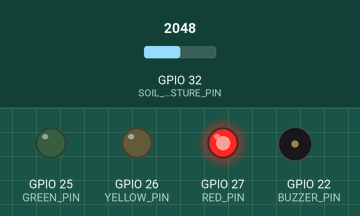
Simulated run of this program. Board: ESP32. Parts: output pins drawn as LEDs (lit = HIGH), buzzer (waves = sounding, pin HIGH). Inputs (shaded band) come from the test bench; at power-on: GPIO 32 (SOIL_MOISTURE_PIN) = 2048 (analog values on the 0–4095 scale). WiFi joins after 1.5 s; servers stay silent unless stated; uploads are accepted with an empty reply; what the program prints to the serial monitor is not drawn.

Above: at 3.7 s.
3.8 s: GPIO 32 (SOIL_MOISTURE_PIN) set to 1124
At 6.6 s:
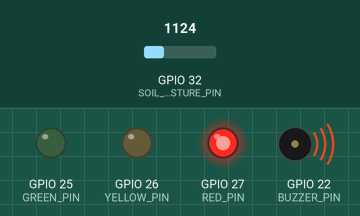
7.0 s: GPIO 32 (SOIL_MOISTURE_PIN) set to 1012
At 8.1 s:
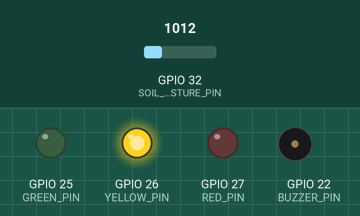
9.0 s: GPIO 32 (SOIL_MOISTURE_PIN) set to 855
13.0 s: GPIO 32 (SOIL_MOISTURE_PIN) set to 771
At 14.0 s:
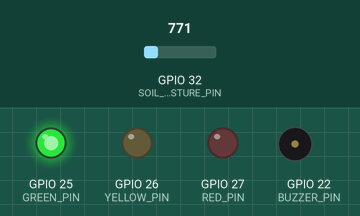
15.0 s: GPIO 32 (SOIL_MOISTURE_PIN) set to 290
19.0 s: GPIO 32 (SOIL_MOISTURE_PIN) set to 252
At 21.7 s:
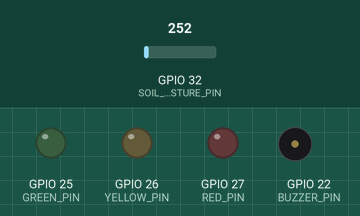
Timing chart, 0 to 23.0 s (numbered marks = the images above; inputs shaded):
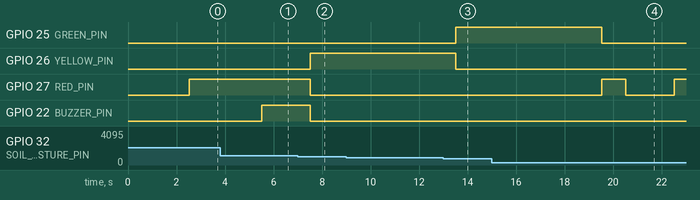

Measured:
- the behaviour switches between 1070 and 1069 on GPIO 32 (SOIL_MOISTURE_PIN) (found by bisection; images 1 and 2)
- the behaviour switches between 803 and 802 on GPIO 32 (SOIL_MOISTURE_PIN) (found by bisection; images 2 and 3)
- the behaviour switches between 268 and 267 on GPIO 32 (SOIL_MOISTURE_PIN) (found by bisection; images 3 and 4)
- after the input at 7.0 s, GPIO 26 (YELLOW_PIN): LOW → HIGH after 0.52 s; GPIO 27 (RED_PIN), GPIO 22 (BUZZER_PIN): HIGH → LOW after 0.52 s
- after the input at 13.0 s, GPIO 25 (GREEN_PIN): LOW → HIGH after 0.52 s; GPIO 26 (YELLOW_PIN): HIGH → LOW after 0.52 s
- after the input at 19.0 s, GPIO 25 (GREEN_PIN): HIGH → LOW after 0.52 s; GPIO 27 (RED_PIN): LOW → HIGH after 0.52 s, → LOW 1.0 s later, → HIGH 2.0 s later

The program:

main.cpp
```cpp
/*
 * Sproutify — Team Planet11
 * Board: LilyGO T-Display (same board as lab4_cloud)
 */

#include <Arduino.h>
#include <WiFi.h>
#include <HTTPClient.h>
#include <WiFiClientSecure.h>
#include <ArduinoJson.h>

// Wi-Fi credentials
#define WIFI_SSID     "insert ssid here"
#define WIFI_PASSWORD "insert password here5"

// SAS token from Azure IoT Explorer
#define SAS_TOKEN     "SharedAccessSignature sr=cs147group11IoTHub.azure-devices.net%2Fdevices%2F147esp32&sig=sEXYU0apOXJsMKyvX%2BDks8fRclcbrQOYiwLy5LBv5uY%3D&se=1788058854"

// Azure IoT configuration
const char* IOT_HUB_NAME = "cs147group11IotHub";
const char* DEVICE_ID    = "147esp32";

// Wiring on ESP32
#define SOIL_MOISTURE_PIN 32
#define RED_PIN           27
#define YELLOW_PIN        26
#define GREEN_PIN         25
#define BUZZER_PIN        22

// Certificate Azure needs for HTTPS
const char* root_ca =
    "-----BEGIN CERTIFICATE-----\n"
    "MIIEtjCCA56gAwIBAgIQCv1eRG9c89YADp5Gwibf9jANBgkqhkiG9w0BAQsFADBh\n"
    "MQswCQYDVQQGEwJVUzEVMBMGA1UEChMMRGlnaUNlcnQgSW5jMRkwFwYDVQQLExB3\n"
    "d3cuZGlnaWNlcnQuY29tMSAwHgYDVQQDExdEaWdpQ2VydCBHbG9iYWwgUm9vdCBH\n"
    "MjAeFw0yMjA0MjgwMDAwMDBaFw0zMjA0MjcyMzU5NTlaMEcxCzAJBgNVBAYTAlVT\n"
    "MR4wHAYDVQQKExVNaWNyb3NvZnQgQ29ycG9yYXRpb24xGDAWBgNVBAMTD01TRlQg\n"
    "UlMyNTYgQ0EtMTCCASIwDQYJKoZIhvcNAQEBBQADggEPADCCAQoCggEBAMiJV34o\n"
    "eVNHI0mZGh1Rj9mdde3zSY7IhQNqAmRaTzOeRye8QsfhYFXSiMW25JddlcqaqGJ9\n"
    "GEMcJPWBIBIEdNVYl1bB5KQOl+3m68p59Pu7npC74lJRY8F+p8PLKZAJjSkDD9Ex\n"
    "mjHBlPcRrasgflPom3D0XB++nB1y+WLn+cB7DWLoj6qZSUDyWwnEDkkjfKee6ybx\n"
    "SAXq7oORPe9o2BKfgi7dTKlOd7eKhotw96yIgMx7yigE3Q3ARS8m+BOFZ/mx150g\n"
    "dKFfMcDNvSkCpxjVWnk//icrrmmEsn2xJbEuDCvtoSNvGIuCXxqhTM352HGfO2JK\n"
    "AF/Kjf5OrPn2QpECAwEAAaOCAYIwggF+MBIGA1UdEwEB/wQIMAYBAf8CAQAwHQYD\n"
    "VR0OBBYEFAyBfpQ5X8d3on8XFnk46DWWjn+UMB8GA1UdIwQYMBaAFE4iVCAYlebj\n"
    "buYP+vq5Eu0GF485MA4GA1UdDwEB/wQEAwIBhjAdBgNVHSUEFjAUBggrBgEFBQcD\n"
    "AQYIKwYBBQUHAwIwdgYIKwYBBQUHAQEEajBoMCQGCCsGAQUFBzABhhhodHRwOi8v\n"
    "b2NzcC5kaWdpY2VydC5jb20wQAYIKwYBBQUHMAKGNGh0dHA6Ly9jYWNlcnRzLmRp\n"
    "Z2ljZXJ0LmNvbS9EaWdpQ2VydEdsb2JhbFJvb3RHMi5jcnQwQgYDVR0fBDswOTA3\n"
    "oDWgM4YxaHR0cDovL2NybDMuZGlnaWNlcnQuY29tL0RpZ2lDZXJ0R2xvYmFsUm9v\n"
    "dEcyLmNybDA9BgNVHSAENjA0MAsGCWCGSAGG/WwCATAHBgVngQwBATAIBgZngQwB\n"
    "AgEwCAYGZ4EMAQICMAgGBmeBDAECAzANBgkqhkiG9w0BAQsFAAOCAQEAdYWmf+AB\n"
    "klEQShTbhGPQmH1c9BfnEgUFMJsNpzo9dvRj1Uek+L9WfI3kBQn97oUtf25BQsfc\n"
    "kIIvTlE3WhA2Cg2yWLTVjH0Ny03dGsqoFYIypnuAwhOWUPHAu++vaUMcPUTUpQCb\n"
    "eC1h4YW4CCSTYN37D2Q555wxnni0elPj9O0pymWS8gZnsfoKjvoYi/qDPZw1/TSR\n"
    "penOgI6XjmlmPLBrk4LIw7P7PPg4uXUpCzzeybvARG/NIIkFv1eRYIbDF+bIkZbJ\n"
    "QFdB9BjjlA4ukAg2YkOyCiB8eXTBi2APaceh3+uBLIgLk8ysy52g2U3gP7Q26Jlg\n"
    "q/xKzj3O9hFh/g==\n"
    "-----END CERTIFICATE-----\n";


// Moisture percent cutoffs
// used by the LEDs and buzzer
#define UNDERWATERED_THRESHOLD         20
#define WATER_NEEDED_THRESHOLD         40
#define OVERWATERED_THRESHOLD          80
#define SEVERELY_OVERWATERED_THRESHOLD 90

// Raw probe values for "fully dry" and "fully wet"
#define DRY_ADC 1337
#define WET_ADC 0

#define SENSOR_INTERVAL        1000
#define TELEMETRY_INTERVAL     3000
#define OVERWATER_BLINK_SLOW   1000
#define OVERWATER_BLINK_FAST    300
#define BUZZER_HOLD_MS         3000

// Time (in seconds) wait before buzzing
#define PLANT_UNDERWATERED          1
#define PLANT_WATER_NEEDED          2
#define PLANT_HEALTHY               3
#define PLANT_OVERWATERED           4
#define PLANT_SEVERELY_OVERWATERED  5

int plantState = PLANT_HEALTHY;
int moistureLevel = 0;
int lastRawAdc = 0;
unsigned long lastSensorTime = 0;
unsigned long lastTelemetryTime = 0;
unsigned long blinkTimer = 0;
unsigned long alertStartTime = 0;
bool redBlinkState = false;
bool alertArmed = false;

int getSoilMoisture();
void determinePlantState();
void updateActuators();
void connectWiFi();
void sendTelemetry();
String getPlantStatus();
String telemetryUrl();

void setup() {
    Serial.begin(9600);
    delay(1000);
    Serial.println();
    Serial.println("Sproutify boot (LilyGO T-Display)");

    analogReadResolution(12);
    analogSetAttenuation(ADC_11db);

    pinMode(SOIL_MOISTURE_PIN, INPUT);
    pinMode(RED_PIN, OUTPUT);
    pinMode(YELLOW_PIN, OUTPUT);
    pinMode(GREEN_PIN, OUTPUT);
    pinMode(BUZZER_PIN, OUTPUT);

    digitalWrite(RED_PIN, LOW);
    digitalWrite(YELLOW_PIN, LOW);
    digitalWrite(GREEN_PIN, LOW);
    digitalWrite(BUZZER_PIN, LOW);

    connectWiFi();
}

void loop() {
    if (WiFi.status() != WL_CONNECTED) {
        connectWiFi();
    }

    if (millis() - lastSensorTime >= SENSOR_INTERVAL) {
        lastSensorTime = millis();
        moistureLevel = getSoilMoisture();
        determinePlantState();
        updateActuators();

        Serial.print("ADC=");
        Serial.print(lastRawAdc);
        Serial.print("  Moisture=");
        Serial.print(moistureLevel);
        Serial.print("%  Status=");
        Serial.println(getPlantStatus());
    }

    if (millis() - lastTelemetryTime >= TELEMETRY_INTERVAL) {
        lastTelemetryTime = millis();
        sendTelemetry();
    }
}
// Read GPIO 32 and turn the raw 0–4095 value into 0–100% moisture
// probe outputs a large number when dry and a small number when wet,
// map dry to 0% and wet to 100%
int getSoilMoisture() {
    lastRawAdc = analogRead(SOIL_MOISTURE_PIN);
    int moisture = map(lastRawAdc, DRY_ADC, WET_ADC, 0, 100);
    return constrain(moisture, 0, 100);
}

// Turn moisture percent into one of five plant states
// starts a 3-second timer when it first enters a state that should buzz
void determinePlantState() {
    int previous = plantState;

    if (moistureLevel < UNDERWATERED_THRESHOLD) {
        plantState = PLANT_UNDERWATERED;
    } else if (moistureLevel < WATER_NEEDED_THRESHOLD) {
        plantState = PLANT_WATER_NEEDED;
    } else if (moistureLevel < OVERWATERED_THRESHOLD) {
        plantState = PLANT_HEALTHY;
    } else if (moistureLevel < SEVERELY_OVERWATERED_THRESHOLD) {
        plantState = PLANT_OVERWATERED;
    } else {
        plantState = PLANT_SEVERELY_OVERWATERED;
    }

    bool needsBuzzer =
        (plantState == PLANT_UNDERWATERED) ||
        (plantState == PLANT_SEVERELY_OVERWATERED);

    if (needsBuzzer && previous != plantState) {
        alertStartTime = millis();
        alertArmed = true;
    }
    if (!needsBuzzer) {
        alertArmed = false;
        digitalWrite(BUZZER_PIN, LOW);
    }
}

// Drive the LEDs and the buzzer from the current plant state
// green = good, yellow = water soon, red = dry, blinking red = too wet
// buzzer only after the plant has been dry or soaked for 3 seconds
void updateActuators() {
    digitalWrite(RED_PIN, LOW);
    digitalWrite(YELLOW_PIN, LOW);
    digitalWrite(GREEN_PIN, LOW);

    if (plantState == PLANT_UNDERWATERED) {
        digitalWrite(RED_PIN, HIGH);
        if (alertArmed && (millis() - alertStartTime >= BUZZER_HOLD_MS)) {
            digitalWrite(BUZZER_PIN, HIGH);
        }
    } else if (plantState == PLANT_WATER_NEEDED) {
        digitalWrite(YELLOW_PIN, HIGH);
        digitalWrite(BUZZER_PIN, LOW);
    } else if (plantState == PLANT_HEALTHY) {
        digitalWrite(GREEN_PIN, HIGH);
        digitalWrite(BUZZER_PIN, LOW);
    } else if (plantState == PLANT_OVERWATERED) {
        digitalWrite(BUZZER_PIN, LOW);
        if (millis() - blinkTimer >= OVERWATER_BLINK_SLOW) {
            blinkTimer = millis();
            redBlinkState = !redBlinkState;
        }
        digitalWrite(RED_PIN, redBlinkState);
    } else if (plantState == PLANT_SEVERELY_OVERWATERED) {
        if (millis() - blinkTimer >= OVERWATER_BLINK_FAST) {
            blinkTimer = millis();
            redBlinkState = !redBlinkState;
        }
        digitalWrite(RED_PIN, redBlinkState);
        if (alertArmed && (millis() - alertStartTime >= BUZZER_HOLD_MS)) {
            digitalWrite(BUZZER_PIN, HIGH);
        }
    }
}

// Joins the Wi-Fi
// retries every 20s if SSID/password is incorrect
void connectWiFi() {
    Serial.print("Connecting to Wi-Fi: ");
    Serial.println(WIFI_SSID);

    WiFi.mode(WIFI_STA);
    WiFi.begin(WIFI_SSID, WIFI_PASSWORD);

    unsigned long start = millis();
    while (WiFi.status() != WL_CONNECTED) {
        delay(500);
        Serial.print(".");
        if (millis() - start > 20000) {
            Serial.println();
            Serial.println("Wi-Fi timeout, retrying");
            WiFi.disconnect();
            delay(1000);
            WiFi.begin(WIFI_SSID, WIFI_PASSWORD);
            start = millis();
        }
    }

    Serial.println();
    Serial.println("Wi-Fi connected");
    Serial.print("IP: ");
    Serial.println(WiFi.localIP());
}

// Status labels sent to Azure
String getPlantStatus() {
    switch (plantState) {
        case PLANT_UNDERWATERED:         return "Underwatered";
        case PLANT_WATER_NEEDED:         return "Water Needed Soon";
        case PLANT_HEALTHY:              return "Healthy";
        case PLANT_OVERWATERED:          return "Overwatered";
        case PLANT_SEVERELY_OVERWATERED: return "Severely Overwatered";
        default:                         return "Unknown";
    }
}

// Azure IoT Hub address it's posted to
String telemetryUrl() {
    String url = "https://";
    url += IOT_HUB_NAME;
    url += ".azure-devices.net/devices/";
    url += DEVICE_ID;
    url += "/messages/events?api-version=2020-03-13";
    return url;
}

// Pack latest reading as JSON and HTTPS POST it to IoT Hub
// 204 = success, 401 = bad token, 404 = wrong hub/device name, -1 = no network/TLS
void sendTelemetry() {
    if (WiFi.status() != WL_CONNECTED) {
        Serial.println("Wi-Fi down; telemetry skipped");
        return;
    }

    JsonDocument doc;
    doc["deviceId"] = DEVICE_ID;
    doc["soilMoisture"] = moistureLevel;
    doc["rawAdc"] = lastRawAdc;
    doc["plantStatus"] = getPlantStatus();
    doc["plantState"] = plantState;
    doc["uptimeMs"] = millis();

    char buffer[320];
    serializeJson(doc, buffer, sizeof(buffer));

    WiFiClientSecure client;
    client.setCACert(root_ca);

    HTTPClient http;
    http.begin(client, telemetryUrl());
    http.addHeader("Content-Type", "application/json");
    http.addHeader("Authorization", SAS_TOKEN);

    int httpCode = http.POST(buffer);

    if (httpCode == 204) {
        Serial.print("Telemetry OK: ");
        Serial.println(buffer);
    } else {
        Serial.print("Telemetry failed HTTP ");
        Serial.print(httpCode);
        Serial.print(" ");
        Serial.println(http.errorToString(httpCode));
        Serial.println(buffer);
    }

    http.end();
}
```
